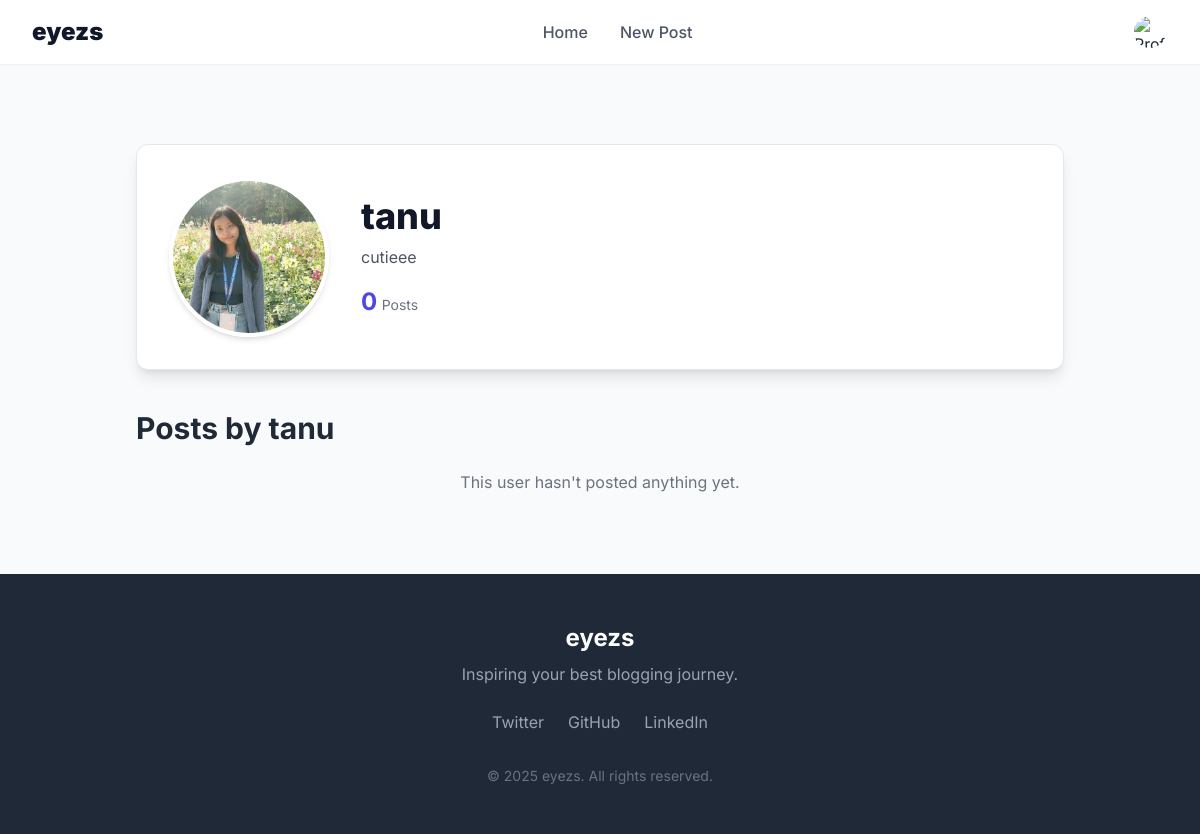
Page /blog/profile/tanu/ (signed in) on the committed database.
### app/models.py (models this page shows, shortened)
class Profile(models.Model):
    user = models.OneToOneField(User, on_delete=models.CASCADE)
    bio=models.TextField()
    profile_pic = models.ImageField(upload_to='profile_pics/',blank=True,null=True)

### app/views.py (the view)
# urls.py: path('profile/<str:username>/', views.profile_view, name='profile'),
@login_required
def profile_view(request, username):
    profile_user = get_object_or_404(User, username=username)
    profile = get_object_or_404(Profile, user=profile_user)
    user_posts = Post.objects.filter(author=profile_user).order_by('-date_posted')
    if request.method == 'POST':
        if request.user == profile_user:
            form = ProfileForm(request.POST, request.FILES, instance=profile)
            if form.is_valid():
                form.save()
                messages.success(request, "Your profile has been updated successfully!")
                return redirect('profile', username=request.user.username)
    else:
        form = ProfileForm(instance=profile)
    context = {
        'profile': profile,
        'posts': user_posts,
        'form': form,
    }
    return render(request, 'profile.html', context)

### app/templates/profile.html (shortened to what this page needs)
{% extends 'base.html' %}
{% load static %}
{% block content %}
<div class="max-w-5xl mx-auto px-4 py-8 md:py-12">
    <header class="bg-white rounded-xl shadow-lg border p-6 md:p-8 mb-10">
        <div class="flex flex-col md:flex-row items-center gap-6 md:gap-8">
            <div class="flex-shrink-0">
                <img class="w-32 h-32 md:w-40 md:h-40 rounded-full object-cover border-4 border-white shadow-md"
                     src="{% if profile.profile_pic %}{{ profile.profile_pic.url }}{% else %}{% static 'images/default_avatar.png' %}{% endif %}"
                     alt="{{ profile.user.username }}'s profile picture">
            </div>
            <div class="text-center md:text-left">
                <h1 class="text-4xl font-extrabold text-gray-900">{{ profile.user.username }}</h1>
                <p class="text-gray-600 mt-2 leading-relaxed">{{ profile.bio|default:"No bio yet." }}</p>
                <div class="flex justify-center md:justify-start items-center gap-6 mt-4 text-gray-700">
                    <div class="text-center">
                        <span class="text-2xl font-bold text-indigo-600">{{ posts.count }}</span>
                        <span class="text-sm text-gray-500">Posts</span>
                    </div>
                    </div>
            </div>
        </div>
    </header>
    <main>
        <h2 class="text-3xl font-bold text-gray-800 mb-6">Posts by {{ profile.user.username }}</h2>
        <div class="grid grid-cols-1 md:grid-cols-2 lg:grid-cols-3 gap-8">
            {% for post in posts %}
                <div class="bg-white rounded-xl shadow-lg hover:shadow-2xl transition-all duration-300 transform hover:-translate-y-1">
                    <div class="p-6">
                        <h3 class="text-xl font-bold text-gray-900 mb-2">
                            <a href="{% url 'post_detail' post.pk %}" class="hover:text-indigo-600">{{ post.title }}</a>
                        </h3>
                        <p class="text-gray-600 text-sm mb-4">{{ post.description|truncatewords:15 }}</p>
                        <div class="flex justify-between items-center text-xs text-gray-500 border-t border-gray-100 pt-3">
                            <span>{{ post.date_posted|date:"M d, Y" }}</span>
                            <span>❤️ {{ post.total_likes }} Likes</span>
                        </div>
                    </div>
                </div>
            {% empty %}
                <p class="text-gray-500 md:col-span-2 lg:col-span-3 text-center">This user hasn't posted anything yet.</p>
            {% endfor %}
        </div>
    </main>
</div>
{% endblock %}

### rows in the picture
Profile: profile_pic (picture), user.username "tanu", bio "cutieee"

### other values in the picture
{{ posts.count }} "0"
